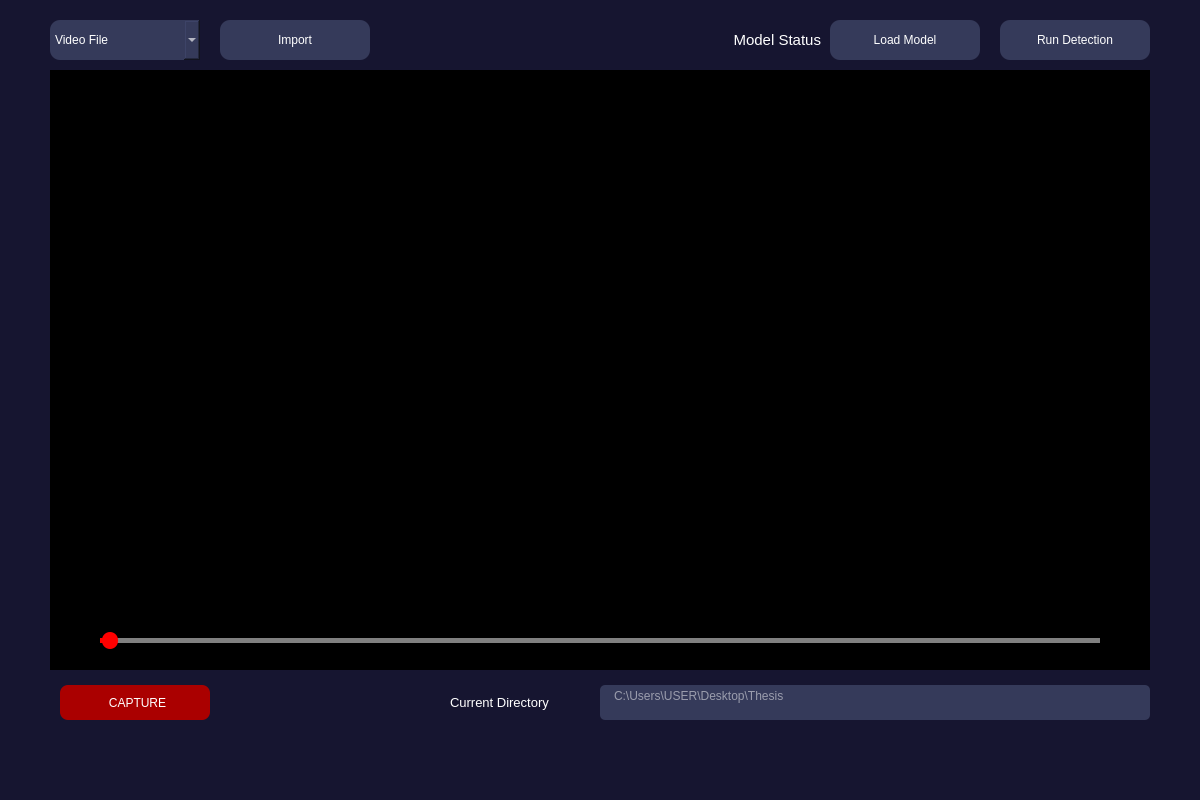
          <widget class="QFrame" name="importFootage">
           <property name="geometry">
            <rect>
             <x>570</x>
             <y>20</y>
             <width>1200</width>
             <height>800</height>
            </rect>
           </property>
           <property name="sizePolicy">
            <sizepolicy hsizetype="Ignored" vsizetype="Ignored">
             <horstretch>0</horstretch>
             <verstretch>0</verstretch>
            </sizepolicy>
           </property>
           <property name="styleSheet">
            <string notr="true">background-color: #161530;
font: 10pt &quot;Dosis&quot;;
color: #b7bab9;</string>
           </property>
           <widget class="QPushButton" name="importButton">
            <property name="geometry">
             <rect>
              <x>220</x>
              <y>20</y>
              <width>150</width>
              <height>40</height>
             </rect>
            </property>
            <property name="cursor">
             <cursorShape>PointingHandCursor</cursorShape>
            </property>
            <property name="styleSheet">
             <string notr="true">QPushButton{
	background-color: rgb(53, 58, 90);
	color: rgb(255, 255, 255);
border-radius: 10px;
}
QPushButton::Hover{
	background-color: rgb(121, 124, 145);
}</string>
            </property>
            <property name="text">
             <string>Import</string>
            </property>
           </widget>
           <widget class="QPushButton" name="captureButton">
            <property name="geometry">
             <rect>
              <x>60</x>
              <y>685</y>
              <width>150</width>
              <height>35</height>
             </rect>
            </property>
            <property name="cursor">
             <cursorShape>PointingHandCursor</cursorShape>
            </property>
            <property name="toolTip">
             <string/>
            </property>
            <property name="styleSheet">
             <string notr="true">QPushButton{
background-color: rgb(170, 0, 0);
color: rgb(255, 255, 255);
font: 57 12pt &quot;Dosis Medium&quot;;
text-transform: none;
padding-left: 5px;
border-radius: 8px;
}

QPushButton::Hover{
	background-color: rgb(255, 0, 0);
}</string>
            </property>
            <property name="text">
             <string>CAPTURE</string>
            </property>
            <property name="icon">
             <iconset>
              <normaloff>icons/capture.png</normaloff>icons/capture.png</iconset>
            </property>
            <property name="iconSize">
             <size>
              <width>40</width>
              <height>30</height>
             </size>
            </property>
           </widget>
           <widget class="QLabel" name="mediaLabel">
            <property name="geometry">
             <rect>
              <x>50</x>
              <y>70</y>
              <width>1100</width>
              <height>600</height>
             </rect>
            </property>
            <property name="styleSheet">
             <string notr="true">background-color: rgb(0, 0, 0);</string>
            </property>
            <property name="text">
             <string/>
            </property>
           </widget>
           <widget class="QTextEdit" name="directoryText">
            <property name="geometry">
             <rect>
              <x>600</x>
              <y>685</y>
              <width>550</width>
              <height>35</height>
             </rect>
            </property>
            <property name="cursor" stdset="0">
             <cursorShape>ForbiddenCursor</cursorShape>
            </property>
            <property name="toolTip">
             <string>Project files will be saved in this directory</string>
            </property>
            <property name="styleSheet">
             <string notr="true">QTextEdit{
background-color: rgb(53, 58, 90);
color: #ffffff;
font: 63 10pt &quot;Dosis SemiBold&quot;;
padding-left: 10px;
border-radius: 5px;
}</string>
            </property>
            <property name="verticalScrollBarPolicy">
             <enum>Qt::ScrollBarAlwaysOff</enum>
            </property>
            <property name="sizeAdjustPolicy">
             <enum>QAbstractScrollArea::AdjustToContents</enum>
            </property>
            <property name="readOnly">
             <bool>true</bool>
            </property>
            <property name="acceptRichText">
             <bool>false</bool>
            </property>
            <property name="placeholderText">
             <string>C:\Users\USER\Desktop\Thesis</string>
            </property>
           </widget>
           <widget class="QComboBox" name="fileType">
            <property name="geometry">
             <rect>
              <x>50</x>
              <y>20</y>
              <width>150</width>
              <height>40</height>
             </rect>
            </property>
            <property name="cursor">
             <cursorShape>PointingHandCursor</cursorShape>
            </property>
            <property name="styleSheet">
             <string notr="true">background-color: rgb(53, 58, 90);
color: rgb(255, 255, 255);
border-radius: 10px;</string>
            </property>
            <item>
             <property name="text">
              <string>Video File</string>
             </property>
            </item>
            <item>
             <property name="text">
              <string>Image File</string>
             </property>
            </item>
           </widget>
           <widget class="QPushButton" name="runButton">
            <property name="geometry">
             <rect>
              <x>1000</x>
              <y>20</y>
              <width>150</width>
              <height>40</height>
             </rect>
            </property>
            <property name="cursor">
             <cursorShape>PointingHandCursor</cursorShape>
            </property>
            <property name="toolTip">
             <string>Run foreign object detection</string>
            </property>
            <property name="styleSheet">
             <string notr="true">QPushButton{
	background-color: rgb(53, 58, 90);
	color: rgb(255, 255, 255);
border-radius: 10px;
}
QPushButton::Hover{
	background-color: rgb(121, 124, 145);
}</string>
            </property>
            <property name="text">
             <string>Run Detection</string>
            </property>
           </widget>
           <widget class="QSlider" name="scrubberBar">
            <property name="enabled">
             <bool>true</bool>
            </property>
            <property name="geometry">
             <rect>
              <x>100</x>
              <y>630</y>
              <width>1000</width>
              <height>20</height>
             </rect>
            </property>
            <property name="cursor">
             <cursorShape>PointingHandCursor</cursorShape>
            </property>
            <property name="styleSheet">
             <string notr="true">QSlider{
   background: transparent;
}

QSlider::groove:horizontal {
    height: 5px;
    border-radius: 5px;
    background: gray;
}

QSlider::add-page:horizontal {
    background-color: transparent;
}

QSlider::sub-page:horizontal {
    background-color: red;
}

QSlider::handle:horizontal {
    width: 16px;
    height: 20px;
    border-radius: 8px;
    background: red;
    margin: -6px 2px;
}</string>
            </property>
            <property name="orientation">
             <enum>Qt::Horizontal</enum>
            </property>
           </widget>
           <widget class="QFrame" name="videoWidgets">
            <property name="geometry">
             <rect>
              <x>400</x>
              <y>525</y>
              <width>400</width>
              <height>100</height>
             </rect>
            </property>
            <property name="styleSheet">
             <string notr="true">background: transparent;</string>
            </property>
            <property name="frameShape">
             <enum>QFrame::StyledPanel</enum>
            </property>
            <property name="frameShadow">
             <enum>QFrame::Raised</enum>
            </property>
            <layout class="QHBoxLayout" name="horizontalLayout_2">
             <property name="spacing">
              <number>10</number>
             </property>
             <property name="leftMargin">
              <number>0</number>
             </property>
             <property name="topMargin">
              <number>0</number>
             </property>
             <property name="rightMargin">
              <number>0</number>
             </property>
             <property name="bottomMargin">
              <number>0</number>
             </property>
             <item alignment="Qt::AlignLeft|Qt::AlignVCenter">
              <widget class="QPushButton" name="backButton">
               <property name="sizePolicy">
                <sizepolicy hsizetype="Preferred" vsizetype="Preferred">
                 <horstretch>0</horstretch>
                 <verstretch>0</verstretch>
                </sizepolicy>
               </property>
               <property name="cursor">
                <cursorShape>PointingHandCursor</cursorShape>
               </property>
               <property name="styleSheet">
                <string notr="true">QPushButton{
background-color: transparent;
height: 80px;
width: 80px;
border-radius: 40px;
}

QPushButton::Hover{
background-color: #9a9aa1;
}</string>
               </property>
               <property name="text">
                <string/>
               </property>
               <property name="icon">
                <iconset>
                 <normaloff>icons/bwrd.png</normaloff>icons/bwrd.png</iconset>
               </property>
               <property name="iconSize">
                <size>
                 <width>60</width>
                 <height>48</height>
                </size>
               </property>
              </widget>
             </item>
             <item alignment="Qt::AlignHCenter|Qt::AlignVCenter">
              <widget class="QPushButton" name="playVidButton">
               <property name="cursor">
                <cursorShape>PointingHandCursor</cursorShape>
               </property>
               <property name="styleSheet">
                <string notr="true">QPushButton{
background-color: transparent;
border-radius: 40px;
}

QPushButton::Hover{
background-color: #9a9aa1;
}</string>
               </property>
               <property name="text">
                <string/>
               </property>
               <property name="icon">
                <iconset>
                 <normaloff>icons/pause.png</normaloff>icons/pause.png</iconset>
               </property>
               <property name="iconSize">
                <size>
                 <width>80</width>
                 <height>80</height>
                </size>
               </property>
              </widget>
             </item>
             <item alignment="Qt::AlignRight|Qt::AlignVCenter">
              <widget class="QPushButton" name="skipButton">
               <property name="cursor">
                <cursorShape>PointingHandCursor</cursorShape>
               </property>
               <property name="styleSheet">
                <string notr="true">QPushButton{
background-color: transparent;
height: 80px;
width: 80px;
border-radius: 40px;
}

QPushButton::Hover{
background-color: #9a9aa1;
}</string>
               </property>
               <property name="text">
                <string/>
               </property>
               <property name="icon">
                <iconset>
                 <normaloff>icons/fwrd.png</normaloff>icons/fwrd.png</iconset>
               </property>
               <property name="iconSize">
                <size>
                 <width>50</width>
                 <height>48</height>
                </size>
               </property>
              </widget>
             </item>
            </layout>
           </widget>
           <widget class="QLabel" name="mediaDirectoryLabel">
            <property name="geometry">
             <rect>
              <x>450</x>
              <y>685</y>
              <width>140</width>
              <height>35</height>
             </rect>
            </property>
            <property name="styleSheet">
             <string notr="true">font: 10pt;
color: rgb(255, 255, 255);
background-color: transparent;</string>
            </property>
            <property name="text">
             <string>Current Directory</string>
            </property>
           </widget>
           <widget class="QPushButton" name="modelButton">
            <property name="geometry">
             <rect>
              <x>830</x>
              <y>20</y>
              <width>150</width>
              <height>40</height>
             </rect>
            </property>
            <property name="cursor">
             <cursorShape>PointingHandCursor</cursorShape>
            </property>
            <property name="toolTip">
             <string>Load model from the current directory</string>
            </property>
            <property name="styleSheet">
             <string notr="true">QPushButton{
	background-color: rgb(53, 58, 90);
	color: rgb(255, 255, 255);
border-radius: 10px;
}
QPushButton::Hover{
	background-color: rgb(121, 124, 145);
}</string>
            </property>
            <property name="text">
             <string>Load Model</string>
            </property>
           </widget>
           <widget class="QLabel" name="modelStatus">
            <property name="geometry">
             <rect>
              <x>380</x>
              <y>29</y>
              <width>441</width>
              <height>21</height>
             </rect>
            </property>
            <property name="layoutDirection">
             <enum>Qt::LeftToRight</enum>
            </property>
            <property name="styleSheet">
             <string notr="true">font: 11pt;
color: rgb(255, 255, 255);</string>
            </property>
            <property name="text">
             <string>Model Status</string>
            </property>
            <property name="alignment">
             <set>Qt::AlignRight|Qt::AlignTrailing|Qt::AlignVCenter</set>
            </property>
           </widget>
          </widget>
